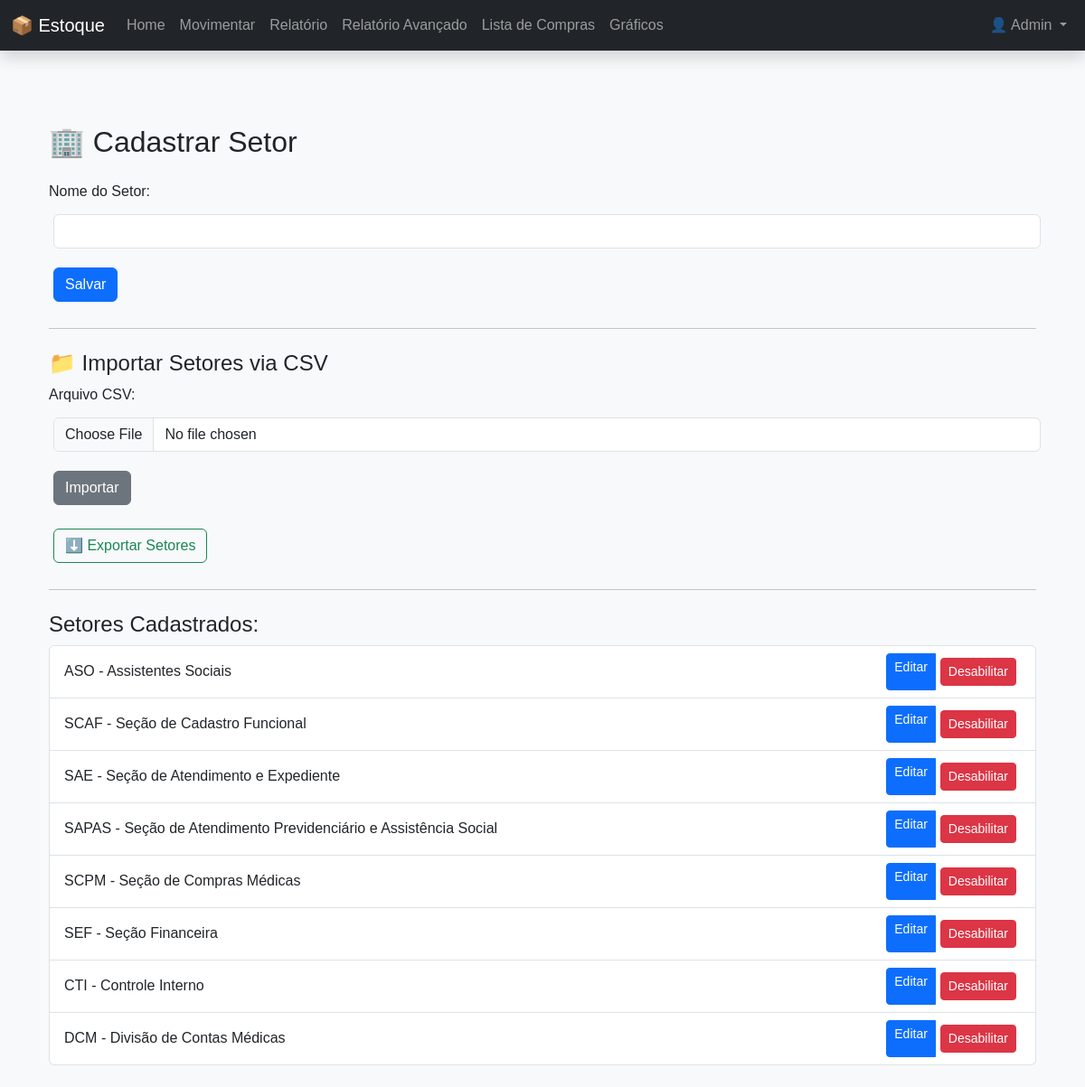
/cadastrar_setor (signed in), run on an earlier commit of the app's database.
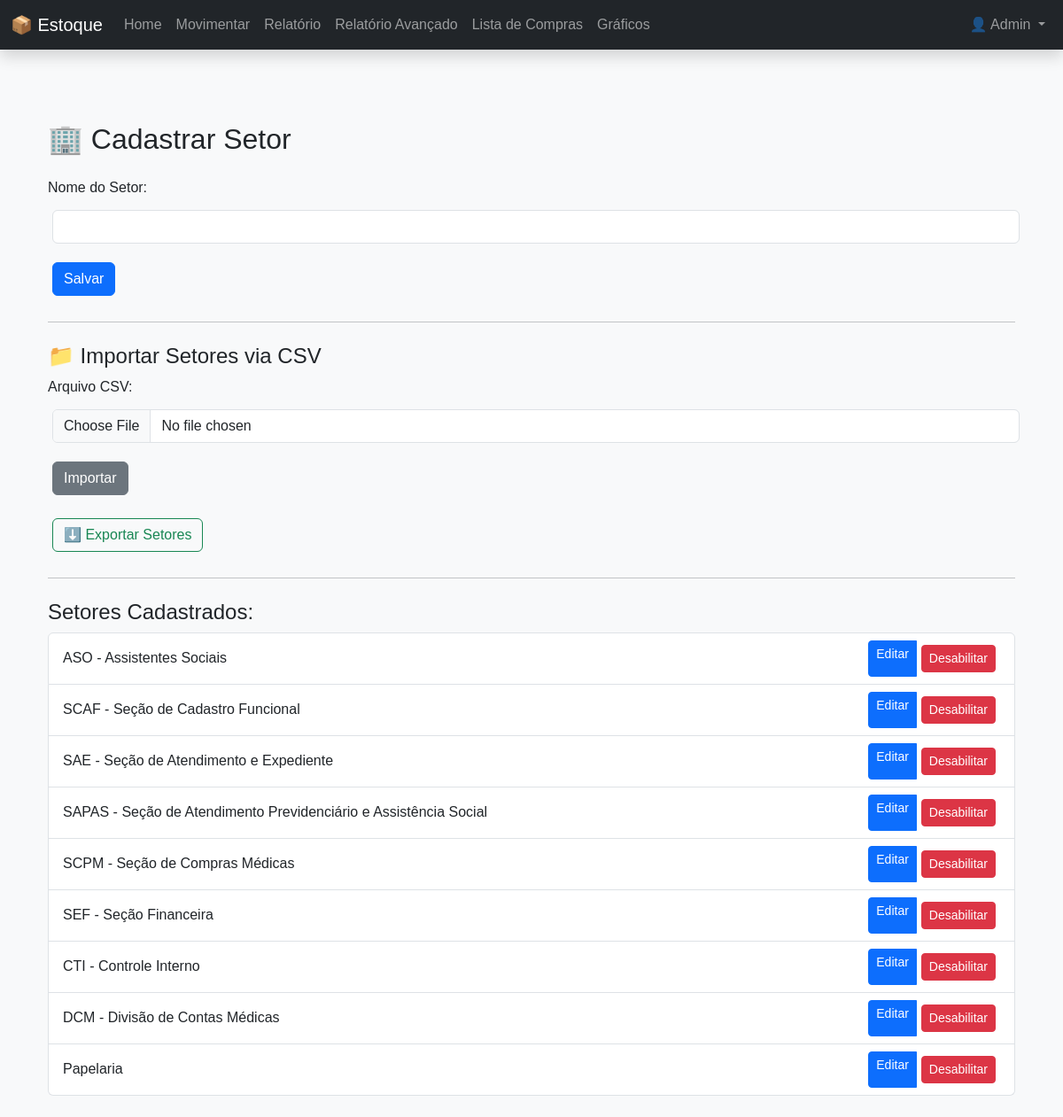
And on a later commit of the database.
### models.py (models this page shows, shortened)
class Setor(db.Model):
    __tablename__ = 'setores'
    id = db.Column(db.Integer, primary_key=True)
    nome = db.Column(db.String(100), nullable=False)
    status = db.Column(db.Boolean, default=True, nullable=True)

### app.py (the view, shortened to what this page needs)
@app.route('/cadastrar_setor', methods=['GET', 'POST'])
@login_required
def cadastrar_setor():
    if not current_user.is_admin:
        flash('Acesso negado. Você não tem permissão para acessar esta página.', 'danger')
        return redirect(url_for('index'))
    setores = Setor.query.all()
    return render_template('cadastrar_setor.html', setores=setores)

### app.py (called while the page is built)
@login_manager.user_loader
def load_user(user_id):
    return Usuario.query.get(int(user_id))

### models.py (called while the page is built)
    @property
    def is_admin(self):
        return self.tipo == 'admin'

### templates/cadastrar_setor.html (shortened to what this page needs)
{% extends 'base.html' %}
{% block content %}
  <div class="container mt-5">
    <h2 class="mb-4">🏢 Cadastrar Setor</h2>
    <form method="POST">
      <div class="mb-3">
        <label for="nome" class="form-label">Nome do Setor:</label>
        <input type="text" class="form-control" id="nome" name="nome" required>
      </div>
      <button type="submit" class="btn btn-primary">Salvar</button>
    </form>
    <hr class="my-4">
    <h4>📁 Importar Setores via CSV</h4>
    <form method="POST" action="{{ url_for('importar_csv_setores') }}" enctype="multipart/form-data">
      <div class="mb-3">
        <label for="arquivo_csv" class="form-label">Arquivo CSV:</label>
        <input type="file" class="form-control" id="arquivo_csv" name="arquivo_csv" accept=".csv" required>
      </div>
      <button type="submit" class="btn btn-secondary">Importar</button>
    </form>
    <form method="GET" action="{{ url_for('exportar_csv_setores') }}" class="mt-3">
      <button type="submit" class="btn btn-outline-success">⬇️ Exportar Setores</button>
    </form>
    <hr class="my-4">
    <h4>Setores Cadastrados:</h4>
    <ul class="list-group">
      {% for setor in setores %}
        {% if setor.status %}
          <li class="list-group-item d-flex justify-content-between align-items-center">
            {{ setor.nome }}
            <div class="btn-group">
              <a href="{{ url_for('editar_setor', id=setor.id) }}" class="btn btn-sm btn-primary">Editar</a>
              <form method="POST" action="{{ url_for('desabilitar_setor', id=setor.id) }}" onsubmit="return confirm('Tem certeza que deseja desabilitar este Setor? (Essa ação não pode ser desfeita)')">
                <button type="submit" class="btn btn-sm btn-danger">Desabilitar</button>
              </form>
            </div>
          </li>
        {% endif %}
      {% endfor %}
    </ul>
  </div>
{% endblock %}

What changed in the data, as far as the page shows it:
added Setor: nome "Papelaria"
